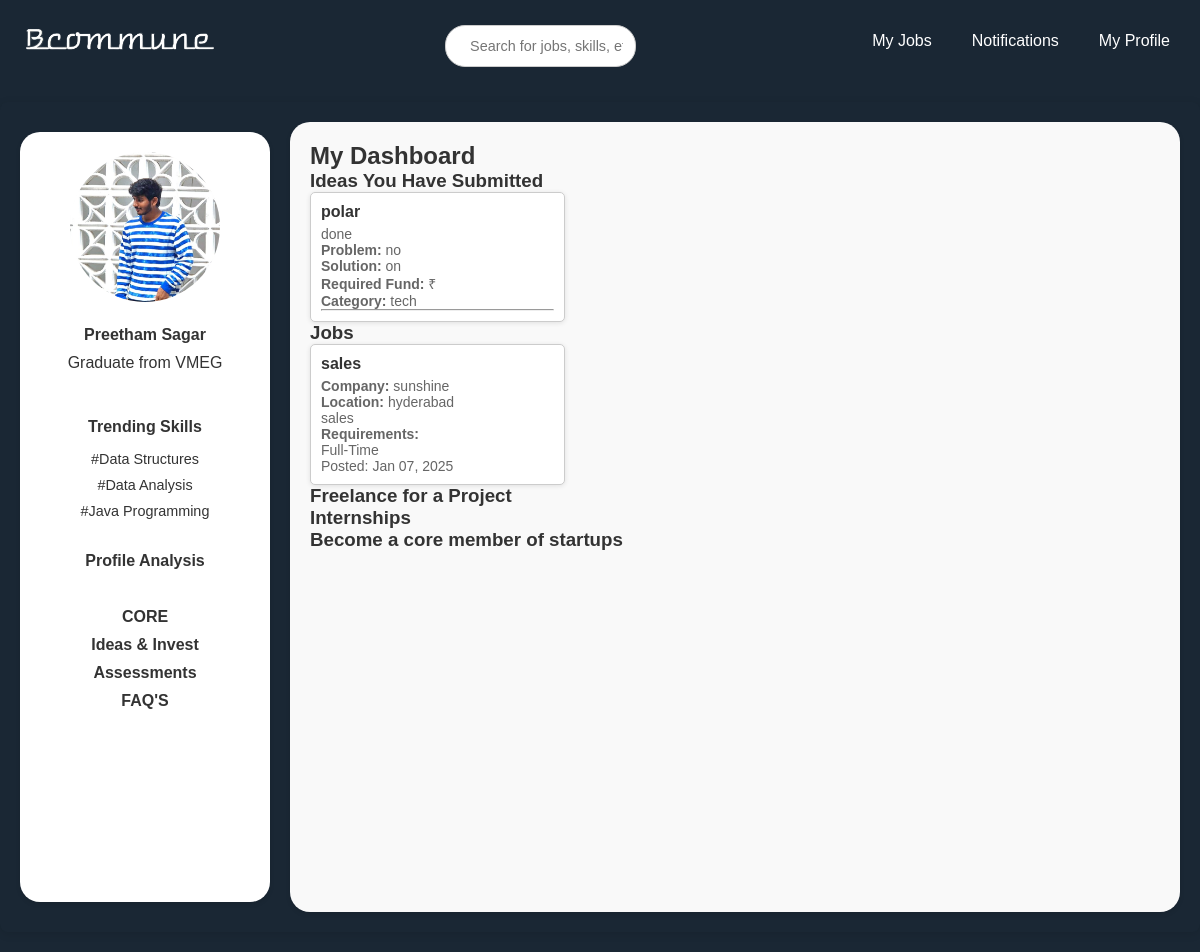
The page /individual/dashboard/ (signed in) on the database as committed earlier.
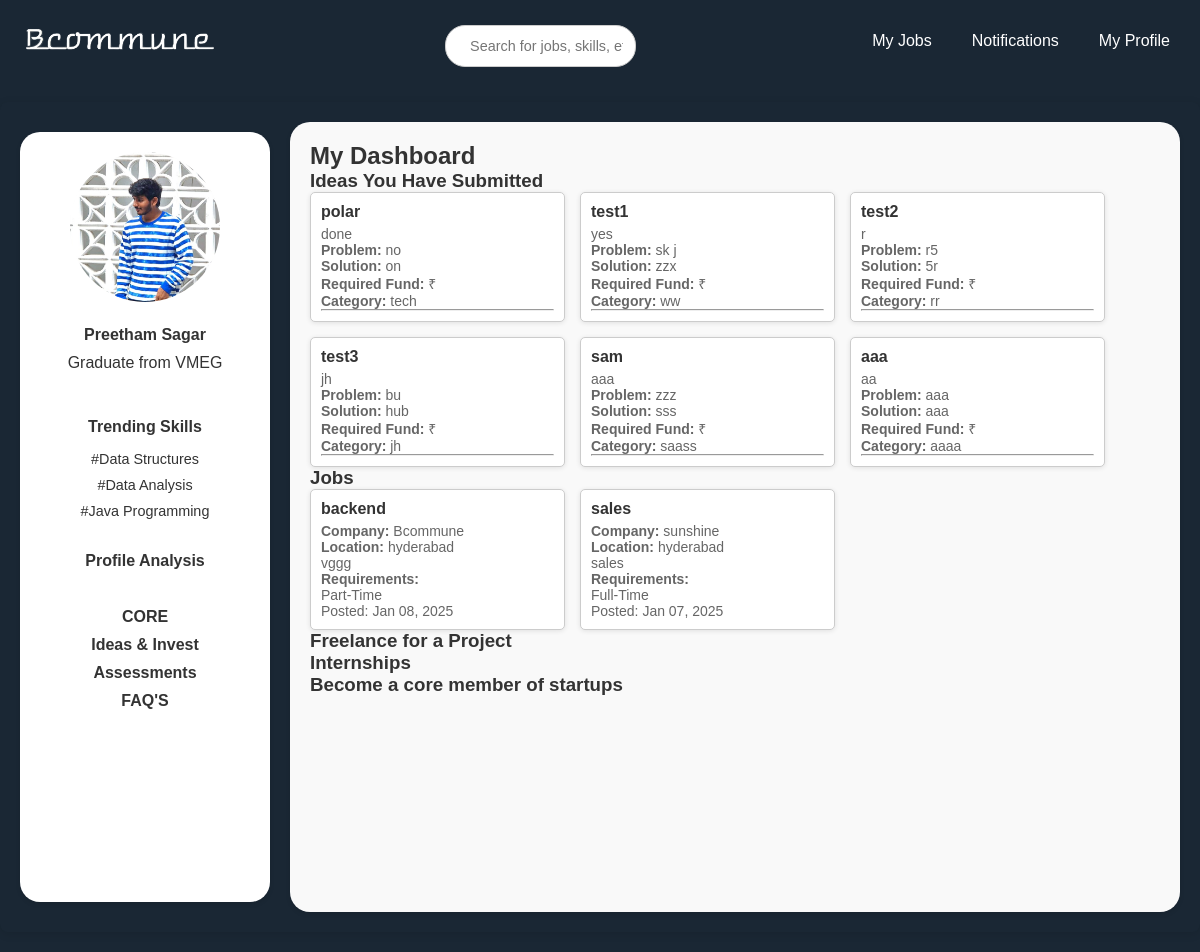
The same page on the database as committed later.
### users/models.py (models this page shows, shortened)
class Idea(models.Model):
    title = models.CharField(max_length=200)
    patent_number = models.CharField(max_length=100, blank=True, null=True)
    brief_description = models.TextField()
    application_number = models.CharField(max_length=100, blank=True, null=True)
    problem_statement = models.TextField()
    solution = models.TextField()
    visibility = models.CharField(max_length=10, choices=[('public', 'Public'), ('private', 'Private')])
    details = models.TextField(blank=True, null=True)
    fund = models.DecimalField(max_digits=10, decimal_places=2, blank=True, null=True)
    category = models.CharField(max_length=100)
    photo = models.ImageField(upload_to='idea_photos/', blank=True, null=True)
    video = models.FileField(upload_to='idea_videos/', blank=True, null=True)
    team_info = models.TextField(blank=True, null=True)
    created_at = models.DateTimeField(auto_now_add=True)

class Job(models.Model):
    title = models.CharField(max_length=200)
    company = models.CharField(max_length=200)
    location = models.CharField(max_length=200)
    description = models.TextField()
    requirements = models.CharField(max_length=200)  # or TextField()
    salary = models.CharField(max_length=200, default="Not Specified")
    posted_date = models.DateTimeField(default=timezone.now)

### users/views.py (the view)
# urls.py: path('individual/dashboard/', views.individual_dashboard, name='individual_dashboard'),
@login_required
def individual_dashboard(request):
    if request.user.user_type != 'individual':
        return redirect('individual_login')
    ideas = Idea.objects.all()  # Get all ideas submitted
    jobs = Job.objects.all().order_by('-posted_date')
    return render(request, 'individual_dashboard.html', {'ideas': ideas, 'jobs':jobs})

### users/templates/individual_dashboard.html (shortened to what this page needs)
{% load static %}
<!DOCTYPE html>
<html lang="en">
<head>
    <link rel="stylesheet" href="{% static 'css/homepage.css'%}">
    <link rel="stylesheet" href="{% static 'css/individualmyjobs.css'%}">
</head>
<body>
    {% include 'header1.html' %}
    <div class="main-container">
        {% include 'sidebar.html' %}
        <div class="content">
            <h2>My Dashboard</h2>
            <section id="ideas">
                <h3>Ideas You Have Submitted</h3>
                <div class="cards-container">
                    {% for idea in ideas %}
                        <div class="card">
                            <h4>{{ idea.title }}</h4>
                            <p>{{ idea.brief_description }}</p>
                            <p><strong>Problem:</strong> {{ idea.problem_statement }}</p>
                            <p><strong>Solution:</strong> {{ idea.solution }}</p>
                            <p><strong>Required Fund:</strong> ₹{{ idea.fund_required }}</p>
                            <p><strong>Category:</strong> {{ idea.category }}</p>
                            <hr>
                        </div>
                    {% empty %}
                        <p>No ideas submitted yet.</p>
                    {% endfor %}
                </div>
            </section>
            <section id="jobs">
                <h3>Jobs</h3>
                <div class="cards-container">
                    {% for job in jobs %}
                        <div class="card">
                            <h4>{{ job.title }}</h4>
                            <p><strong>Company:</strong> {{ job.company }}</p>
                            <p><strong>Location:</strong> {{ job.location }}</p>
                            <p>{{ job.description }}</p>
                            <p><strong>Requirements:</strong></p>
                            <p>{{ job.requirements }}</p>
                            <p class="posted-date">Posted: {{ job.posted_date|date:"M d, Y" }}</p>
                        </div>
                    {% empty %}
                        <p>No jobs available at the moment.</p>
                    {% endfor %}
                </div>
            </section>
            <section id="freelance">
                <h3>Freelance for a Project</h3>
            </section>
            <section id="internships">
                <h3>Internships</h3>
            </section>
            <section id="startups">
                <h3>Become a core member of startups</h3>
            </section>
        </div>
    </div>
</body>
</html>

### users/templates/header1.html
{%load static%}
<header>
    <div class="navbar">
        <div class="logo">
            <img src="{% static 'images/Bcommune_logo.png' %}" alt="Bcommune Logo">
        </div>
        <div class="search-bar">
            <input type="text" placeholder="   Search for jobs, skills, etc." />
        </div>
        <nav>
            <a href="/templates/myjobsstudents.html">My Jobs</a>
            <a href="#">Notifications</a>
            <a href="#">My Profile</a>
        </nav>
    </div>
</header>

### users/templates/sidebar.html
{%load static%}
<div class="sidebar">
    <img src="{% static 'images/em..jpg' %}" alt="User Photo" class="profile-pic">
    <h2>Preetham Sagar</h2>
    <p>Graduate from VMEG</p>
    <br><br>
    <h4>Trending Skills</h4>
    <ul>
        <li>#Data Structures</li>
        <li>#Data Analysis</li>
        <li>#Java Programming</li>
    </ul>
    <br>
    <h4>
        <a href="profileanalysis.html" style="text-decoration: none; color: inherit;">Profile Analysis</a>
    </h4>
    <br>
    <h4>
        <a href="core.html" style="text-decoration: none; color: inherit;">CORE</a>
    </h4>
    <h4>
        <a href="{% url 'ideasandinvest' %}" style="text-decoration: none; color: inherit;">Ideas & Invest</a>
    </h4>
    <h4>
        <a href="assessment.html" style="text-decoration: none; color: inherit;">Assessments</a>
    </h4>
    <h4>
        <a href="faq1.html" style="text-decoration: none; color: inherit;">FAQ'S</a>
    </h4>
</div>

### static/css/homepage.css (style rules this page uses)
* { margin: 0; padding: 0; box-sizing: border-box; font-family: Arial, sans-serif; }
body { background-color: #1a2734; color: #333; font-family: Arial, sans-serif; }
header { background-color: #1a2734; padding: 15px 10%; color: white; }
.navbar { display: flex; justify-content: space-between; align-items: center; flex-wrap: wrap; }
.navbar .logo img { height: 50px; width: auto; }
.navbar nav a { color: white; text-decoration: none; margin: 10px; font-size: 1rem; }
.search-bar { display: flex; align-items: center; justify-content: center; gap: 10px; flex-wrap: wrap; margin-top: 10px; }
.search-bar input { width: 90%; max-width: 400px; padding: 12px; border: 1px solid #ccc; border-radius: 20px; outline: none; font-size: 0.9rem; }
.sidebar { background-color: white; padding: 20px; width: 100%; max-width: 250px; min-height: calc(100vh - 30px); margin: 10px 0; border-radius: 20px; text-align: center; box-shadow: 0 2px 5px rgba(0, 0, 0, 0.1); }
.profile-pic { width: 150px; height: 150px; border-radius: 50%; margin-bottom: 10px; object-fit: cover; }
.sidebar h2, .sidebar h4 { font-size: 1rem; margin: 10px 0; }
.sidebar ul { list-style: none; padding: 0; }
.sidebar ul li { margin: 10px 0; font-size: 0.9rem; cursor: pointer; }
.main-container { display: flex; flex-wrap: wrap; gap: 20px; margin: auto; padding: 20px; background-color: #1a2734; border-radius: 8px; max-width: 95%; box-shadow: 0 2px 10px rgba(0, 0, 0, 0.1); }
.content { flex: 1; padding: 20px; background-color: #f9f9f9; border-radius: 20px; box-shadow: 0 2px 5px rgba(0, 0, 0, 0.1); }

### static/css/individualmyjobs.css (style rules this page uses)
* { margin: 0; padding: 0; box-sizing: border-box; font-family: Arial, sans-serif; }
body { background-color: #1a2734; color: #333; }
header { background-color: #1a2734; padding: 15px 20px; color: white; }
.navbar { display: flex; flex-wrap: wrap; justify-content: space-between; align-items: center; }
.navbar .logo img { height: 40px; width: auto; }
.navbar nav { display: flex; flex-wrap: wrap; gap: 10px; }
.navbar nav a { color: white; text-decoration: none; font-size: 1rem; }
.main-container { display: flex; flex-direction: column; max-width: 1200px; margin: 20px auto; background-color: #1a2734; border-radius: 8px; box-shadow: 0 2px 10px rgba(0, 0, 0, 0.1); overflow: hidden; }
.sidebar { background-color: white; padding: 20px; width: 100%; text-align: center; }
.profile-pic { width: 150px; height: 150px; border-radius: 50%; margin-bottom: 10px; }
.sidebar ul { display: flex; flex-direction: column; align-items: center; }
.sidebar ul li { margin: 5px 0; }
.content { width: 100%; padding: 20px; }
.cards-container { display: flex; flex-wrap: wrap; gap: 15px; }
.card { width: 100%; max-width: 300px; background-color: #fff; border: 1px solid #ccc; border-radius: 5px; padding: 10px; box-shadow: 0 1px 5px rgba(0, 0, 0, 0.1); }
.card h4 { margin-bottom: 5px; font-size: 16px; color: #333; }
.card p { font-size: 14px; color: #666; }
@media (min-width: 600px) { .main-container { flex-direction: row; } }
@media (min-width: 600px) { .sidebar { width: 25%; } }
@media (min-width: 600px) { .content { width: 75%; } }
@media (min-width: 900px) { .navbar nav { gap: 20px; } }
@media (min-width: 900px) { .card { width: 30%; } }

Rows that differ between the two databases and show on the page:
added Idea: title "test1", brief_description "yes", problem_statement "sk j", solution "zzx", category "ww"
added Idea: title "test2", brief_description "r", problem_statement "r5", solution "5r", category "rr"
added Idea: title "test3", brief_description "jh", problem_statement "bu", solution "hub", category "jh"
added Idea: title "sam", brief_description "aaa", problem_statement "zzz", solution "sss", category "saass"
added Idea: title "aaa", brief_description "aa", problem_statement "aaa", solution "aaa", category "aaaa"
added Job: title "backend", company "Bcommune", location "hyderabad", description "vggg", requirements "Part-Time", posted_date "Jan 08, 2025"
